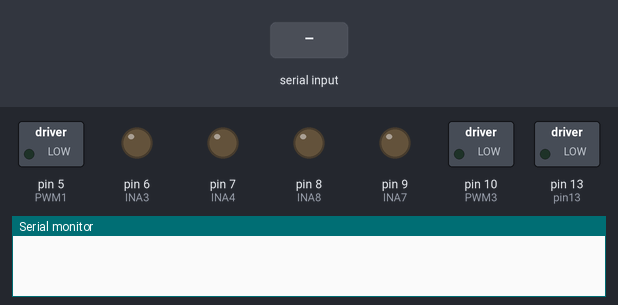
This sketch was run on a simulated Arduino Uno, built with avr-gcc and run on an emulated ATmega328P. On the bench: switched loads named in the sketch (green lamp = pin HIGH), output pins drawn as LEDs (lit = HIGH), the last lines printed to the serial monitor. The test bench sets the inputs (shaded band).

Above: at 1.2 s.
1.3 s: "1\n" received over Serial
At 3.1 s:
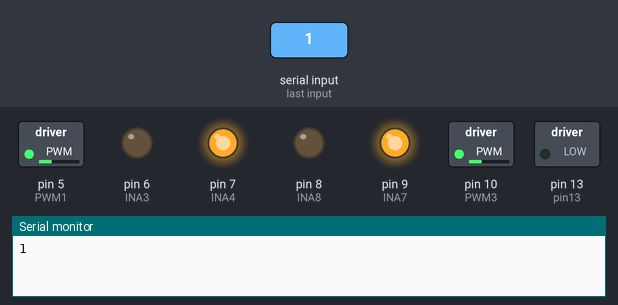
3.8 s: "2\n" received over Serial
At 6.0 s:
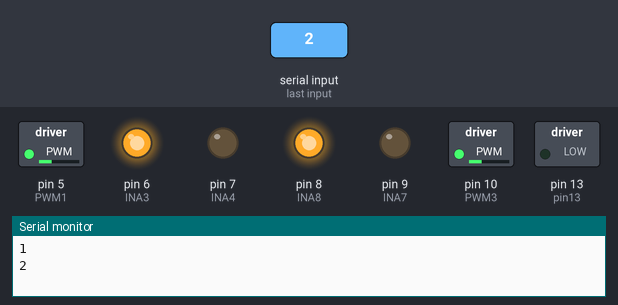
6.3 s: "3\n" received over Serial
At 8.0 s:
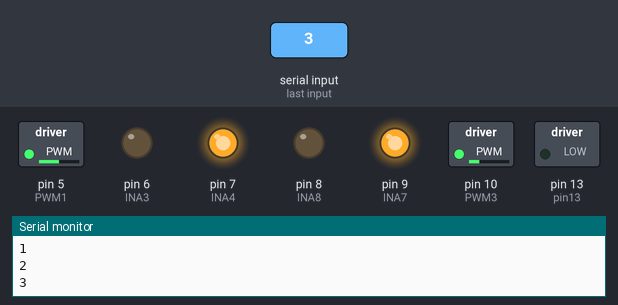
8.8 s: "4\n" received over Serial
At 11.2 s:
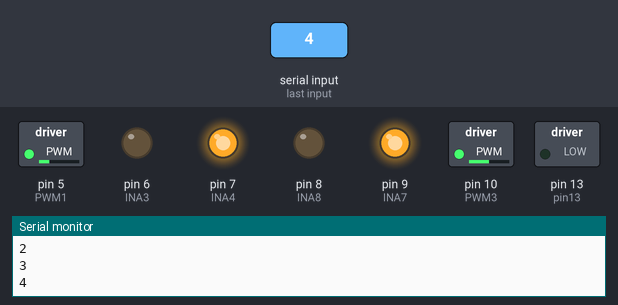
Timing chart, 0 to 12.3 s (numbered marks = the images above; inputs shaded):
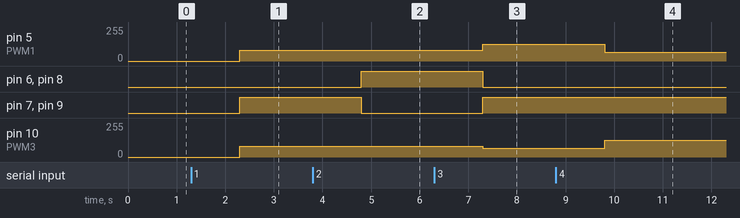

The sketch:

L298N_BTS7960_muti_1.ino
```cpp
#include <Arduino.h>

int PWM1 = 5; //pulse/
int INA3 = 6; // 方向
int INA4 = 7; // 方向

int PWM3 = 10; //pulse/
int INA7 = 9;  // 方向
int INA8 = 8;  // 方向

int pin13 = 13;


char cmd[10];
int recv;

// L/H 正轉
// H/L 反轉
// L/L 停止

void setup() {
  Serial.begin(9600);

  //初始設定
  pinMode(INA3, OUTPUT);
  pinMode(INA4, OUTPUT);

  pinMode(INA7, OUTPUT);
  pinMode(INA8, OUTPUT);

  pinMode(PWM1, OUTPUT);
  pinMode(PWM3, OUTPUT);

  analogWrite(PWM1, 0);
  analogWrite(PWM3, 0);

  pinMode(pin13, OUTPUT);

  //設定正反轉
  digitalWrite(INA3, LOW);
  digitalWrite(INA4, LOW);

  digitalWrite(INA7, LOW);
  digitalWrite(INA8, LOW);

}

void loop() {

  //靜止
  if (recv == 0) {

    digitalWrite(INA3, LOW);
    digitalWrite(INA4, LOW);

    digitalWrite(INA7, LOW);
    digitalWrite(INA8, LOW);

    analogWrite(PWM1, 0);
    analogWrite(PWM3, 0);
  }

  //往前
  else if (recv == 1) {

    analogWrite(PWM1, 80);
    analogWrite(PWM3, 80);

    digitalWrite(INA3, LOW);
    digitalWrite(INA4, HIGH);

    digitalWrite(INA7, HIGH);
    digitalWrite(INA8, LOW);
  }
  //往後
  else if (recv == 2) {
    analogWrite(PWM1, 80);
    analogWrite(PWM3, 80);

    digitalWrite(INA3, HIGH);
    digitalWrite(INA4, LOW);

    digitalWrite(INA7, LOW);
    digitalWrite(INA8, HIGH);
  }

  //向前往左
  else if (recv == 3) {
    analogWrite(PWM1, 127);
    analogWrite(PWM3, 64);

    digitalWrite(INA3, LOW);
    digitalWrite(INA4, HIGH);

    digitalWrite(INA7, HIGH);
    digitalWrite(INA8, LOW);
  }

  //向前往右
  else if (recv == 4) {

    analogWrite(PWM1, 64);
    analogWrite(PWM3, 127);

    digitalWrite(INA3, LOW);
    digitalWrite(INA4, HIGH);

    digitalWrite(INA7, HIGH);
    digitalWrite(INA8, LOW);
  }

  else if (recv == 5) {
    digitalWrite(pin13, LOW);
  }

  else if (recv == 6) {
    digitalWrite(pin13, HIGH);
  };

  if (Serial.available() > 0) {
    // read the incoming byte:

    Serial.readBytes(cmd, 10);
    //Serial.readBytes()返回放置在緩衝區中的字符數。0 表示未找到有效數據。

    recv = atoi(cmd);
    //這邊沒有值的時候會一直收到0，所以上方recv == 0，要都設定成LOW，要不然會一直跑

    Serial.println(recv);
    //atoi將字符串轉換爲整型值。

  }
}
```

Measured:
- after the input at 1.3 s, pin 5 (PWM1), pin 10 (PWM3): 0/255 → 80/255 after 1.0 s; pin 7 (INA4), pin 9 (INA7): LOW → HIGH after 1.0 s
- after the input at 3.8 s, pin 6 (INA3), pin 8 (INA8): LOW → HIGH after 1.0 s; pin 7 (INA4), pin 9 (INA7): HIGH → LOW after 1.0 s
- after the input at 6.3 s, pin 5 (PWM1): 80/255 → 127/255 after 1.0 s; pin 6 (INA3), pin 8 (INA8): HIGH → LOW after 1.0 s; pin 7 (INA4), pin 9 (INA7): LOW → HIGH after 1.0 s; pin 10 (PWM3): 80/255 → 64/255 after 1.0 s
- after the input at 8.8 s, pin 5 (PWM1): 127/255 → 64/255 after 1.0 s; pin 10 (PWM3): 64/255 → 127/255 after 1.0 s
